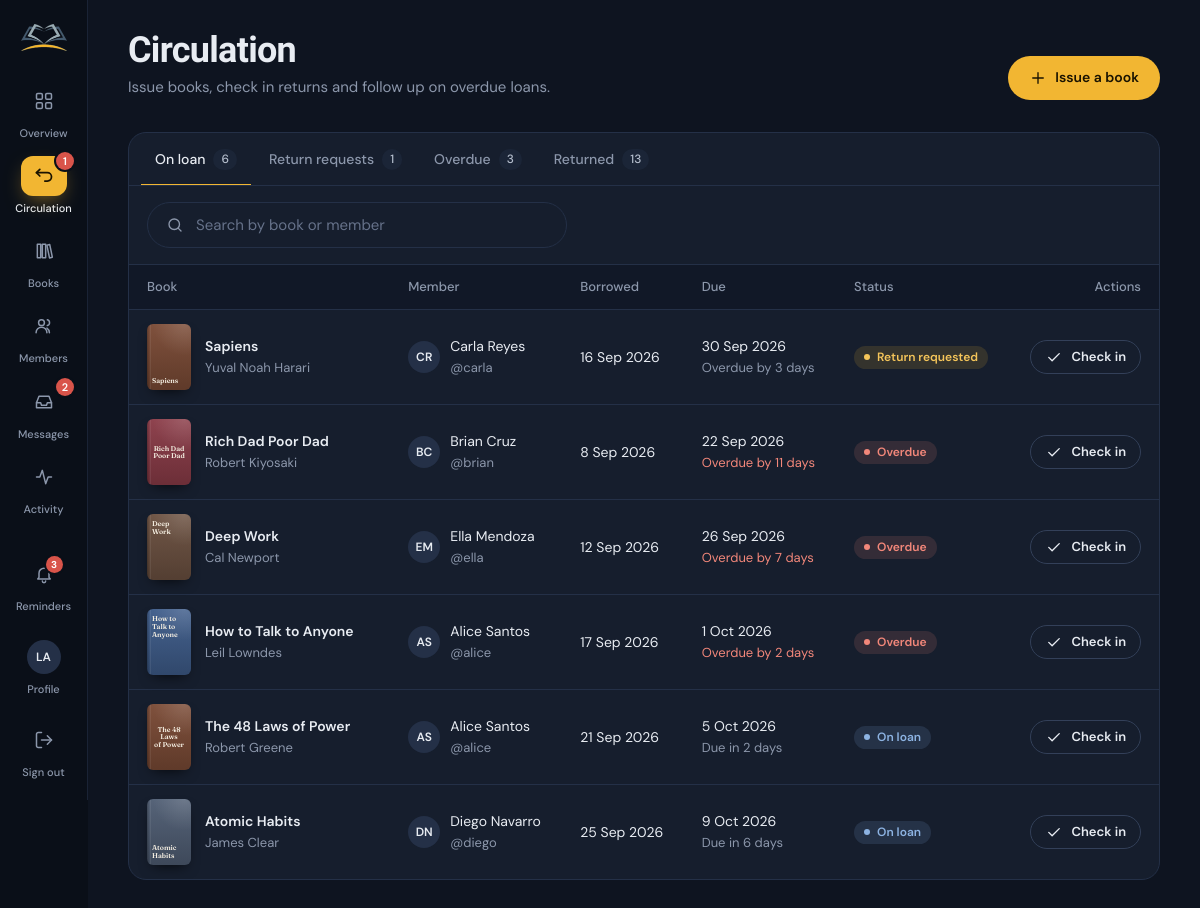
The app's page /admin/loans.php (signed in) with its own data.
### tables this page shows
CREATE TABLE users (
  id            INT UNSIGNED AUTO_INCREMENT PRIMARY KEY,
  name          VARCHAR(120) NOT NULL,
  username      VARCHAR(60)  NOT NULL UNIQUE,
  email         VARCHAR(160) NULL,
  phone         VARCHAR(40)  NULL,
  password_hash VARCHAR(255) NOT NULL,
  role          ENUM('admin','member') NOT NULL DEFAULT 'member',
  is_active     TINYINT(1)   NOT NULL DEFAULT 1,
  last_login_at DATETIME     NULL,
  created_at    DATETIME     NOT NULL DEFAULT CURRENT_TIMESTAMP,
  INDEX idx_users_role (role)
);

CREATE TABLE loans (
  id          INT UNSIGNED AUTO_INCREMENT PRIMARY KEY,
  user_id     INT UNSIGNED NOT NULL,
  book_id     INT UNSIGNED NOT NULL,
  borrowed_at DATE NOT NULL,
  due_at      DATE NOT NULL,
  returned_at DATE NULL,
  renewals    TINYINT UNSIGNED NOT NULL DEFAULT 0,
  status      ENUM('borrowed','return_requested','returned') NOT NULL DEFAULT 'borrowed',
  created_at  DATETIME NOT NULL DEFAULT CURRENT_TIMESTAMP,
  CONSTRAINT fk_loans_user FOREIGN KEY (user_id) REFERENCES users(id) ON DELETE CASCADE,
  CONSTRAINT fk_loans_book FOREIGN KEY (book_id) REFERENCES books(id) ON DELETE CASCADE,
  INDEX idx_loans_status_due (status, due_at),
  INDEX idx_loans_user_status (user_id, status),
  INDEX idx_loans_book_status (book_id, status)
);

CREATE TABLE books (
  id             INT UNSIGNED AUTO_INCREMENT PRIMARY KEY,
  title          VARCHAR(200) NOT NULL,
  author         VARCHAR(160) NOT NULL,
  category       VARCHAR(80)  NULL,
  isbn           VARCHAR(20)  NULL,
  published_year SMALLINT     NULL,
  description    TEXT         NULL,
  cover          VARCHAR(255) NULL,
  pdf            VARCHAR(255) NULL,
  copies         INT UNSIGNED NOT NULL DEFAULT 1,
  created_at     DATETIME     NOT NULL DEFAULT CURRENT_TIMESTAMP,
  INDEX idx_books_title (title),
  INDEX idx_books_author (author),
  INDEX idx_books_category (category)
);

### admin/loans.php (the view, shortened to what the rows shown need)
<?php
require __DIR__ . '/../includes/bootstrap.php';
$user = require_role('admin');
$today = today();
$tabs = [
    'active'   => ['On loan', "l.status IN ('borrowed','return_requested')"],
    'requests' => ['Return requests', "l.status = 'return_requested'"],
    'overdue'  => ['Overdue', "l.status = 'borrowed' AND l.due_at < ?"],
    'history'  => ['Returned', "l.status = 'returned'"],
];
$tab = array_key_exists(input('tab'), $tabs) ? input('tab') : 'active';
$where = [$tabs[$tab][1]];
$params = str_contains($tabs[$tab][1], '?') ? [$today] : [];
$whereSql = 'WHERE ' . implode(' AND ', $where);
$from = 'FROM loans l JOIN books b ON b.id = l.book_id JOIN users u ON u.id = l.user_id';
$p = paginate((int)q_val("SELECT COUNT(*) $from $whereSql", $params), 15);
$order = $tab === 'history' ? 'l.returned_at DESC, l.id DESC' : "(l.status = 'return_requested') DESC, l.due_at ASC";
$loans = q_all("SELECT l.*, b.title, b.author, b.cover, u.name AS member_name, u.username $from $whereSql ORDER BY $order LIMIT {$p['per']} OFFSET {$p['offset']}", $params);
$active = 'loans';
require __DIR__ . '/../includes/partials/header.php';
?>
<header class="page-head">
  <div class="page-head__title">
    <h1>Circulation</h1>
  </div>
</header>
<section class="card card--flush">
  <?php if ($loans): ?>
  <div class="table-wrap">
    <table class="table table--stack">
      <thead><tr><th>Book</th><th>Member</th><th>Borrowed</th><th><?= $tab === 'history' ? 'Returned' : 'Due' ?></th><th>Status</th><th class="num">Actions</th></tr></thead>
      <tbody>
      <?php foreach ($loans as $l): ?>
        <tr>
          <td><a class="cell-book" href="<?= e(url('book.php', ['id' => $l['book_id']])) ?>"><?= cover_html($l, 'cover-sm') ?><span><strong><?= e($l['title']) ?></strong><span class="muted small"><?= e($l['author']) ?></span></span></a></td>
          <td><div class="cell-person"><span class="avatar"><?= e(initials($l['member_name'])) ?></span><span><?= e($l['member_name']) ?><br><span class="small muted">@<?= e($l['username']) ?></span></span></div></td>
          <td class="nowrap"><?= e(fmt_date($l['borrowed_at'])) ?></td>
          <td class="nowrap">
            <?php if ($tab === 'history'): ?><?= e(fmt_date($l['returned_at'])) ?>
              <?php if ($l['returned_at'] > $l['due_at']): ?><br><span class="small" style="color:var(--gold-text)">Late</span><?php endif; ?>
            <?php else: ?><?= e(fmt_date($l['due_at'])) ?><br><span class="small <?= loan_state($l) === 'overdue' ? '' : 'muted' ?>" style="<?= loan_state($l) === 'overdue' ? 'color:var(--red)' : '' ?>"><?= e(due_label($l['due_at'])) ?></span><?php endif; ?>
          </td>
          <td><?= loan_badge($l) ?></td>
          <td>
            <div class="actions">
              <?php if ($l['status'] !== 'returned'): ?>
                <form method="post"><?= csrf_field() ?><input type="hidden" name="action" value="return"><input type="hidden" name="loan_id" value="<?= (int)$l['id'] ?>">
                  <button class="btn btn--outline btn--sm" type="submit"><?= icon('check') ?> Check in</button></form>
              <?php endif; ?>
            </div>
          </td>
        </tr>
      <?php endforeach; ?>
      </tbody>
    </table>
  </div>
  <?php endif; ?>
</section>
<?php require __DIR__ . '/../includes/partials/footer.php'; ?>

### includes/partials/header.php (shortened to what the rows shown need)
<?php
$user = current_user();
$active = $active ?? '';
$isAdmin = $user && $user['role'] === 'admin';
if ($user && !$isAdmin) {
    $navCounts = [
        'loans'    => active_loan_count((int)$user['id']),
        'messages' => unread_replies((int)$user['id']),
    ];
    $nav = [
        ['discover.php', 'discover', 'compass', 'Discover'],
        ['loans.php', 'loans', 'book', 'My loans', $navCounts['loans']],
        ['favorites.php', 'favorites', 'heart', 'Favorites'],
        ['messages.php', 'messages', 'message', 'Messages', $navCounts['messages']],
    ];
} elseif ($isAdmin) {
    $navCounts = [
        'returns'  => (int)q_val("SELECT COUNT(*) FROM loans WHERE status = 'return_requested'"),
        'messages' => chat_unread_conversations(),
    ];
    $nav = [
        ['admin/index.php', 'overview', 'grid', 'Overview'],
        ['admin/loans.php', 'loans', 'swap', 'Circulation', $navCounts['returns']],
        ['admin/books.php', 'books', 'books', 'Books'],
        ['admin/members.php', 'members', 'users', 'Members'],
        ['admin/messages.php', 'messages', 'inbox', 'Messages', $navCounts['messages']],
        ['admin/activity.php', 'activity', 'activity', 'Activity'],
    ];
}
$theme = ($_COOKIE['bt_theme'] ?? '') === 'light' ? 'light' : 'dark';
$reminders = $user ? reminders_for($user) : [];
?><!doctype html>
<html lang="en" data-theme="<?= $theme ?>">
<head>
  <link rel="stylesheet" href="<?= e(asset('css/app.css')) ?>">
</head>
<body class="<?= e($bodyClass ?? '') ?>"<?= $user ? ' data-search-api="' . e(url('api/search.php')) . '"' : '' ?>>
<?php if ($user):
    $home = url(home_for($user));
?>
<div class="app" id="app">
  <aside class="sidebar" id="sidebar" aria-label="Sidebar">
    <a class="brand" href="<?= e($home) ?>" aria-label="BookTrack home">
      <img src="<?= e(asset('img/logo.png')) ?>" alt="" width="46" height="27">
    </a>
    <nav class="nav" aria-label="Main">
      <?php foreach ($nav as $item): ?>
        <a href="<?= e(url($item[0])) ?>" <?= $active === $item[1] ? 'aria-current="page"' : '' ?>>
          <span class="nav__icon"><?= icon($item[2]) ?></span>
          <span class="nav__label"><?= e($item[3]) ?></span>
          <?php if (!empty($item[4])): ?><span class="count" aria-label="<?= (int)$item[4] ?> new"><?= (int)$item[4] ?></span><?php endif; ?>
        </a>
      <?php endforeach; ?>
    </nav>
    <div class="rail-user">
      <button class="rail-bell" type="button" popovertarget="reminders" aria-label="Reminders<?= $reminders ? ', ' . count($reminders) . ' new' : '' ?>">
        <span class="nav__icon"><?= icon('bell') ?><?php if ($reminders): ?><span class="count"><?= count($reminders) > 9 ? '9+' : count($reminders) ?></span><?php endif; ?></span>
        <span class="nav__label">Reminders</span>
      </button>
      <a class="rail-account" href="<?= e(url('profile.php')) ?>" <?= $active === 'profile' ? 'aria-current="page"' : '' ?> title="<?= e($user['name']) ?>">
        <span class="nav__icon"><span class="avatar"><?= e(initials($user['name'])) ?></span></span>
        <span class="nav__label">Profile</span>
      </a>
      <form method="post" action="<?= e(url('logout.php')) ?>">
        <button class="rail-signout" type="submit"><span class="nav__icon"><?= icon('logout') ?></span><span class="nav__label">Sign out</span></button>
      </form>
    </div>
  </aside>
  <div class="shell">
    <main class="main" id="main">
<?php endif; ?>

### includes/helpers.php (shortened to what the rows shown need)
<?php
function e($value): string
{
    return htmlspecialchars((string)($value ?? ''), ENT_QUOTES | ENT_SUBSTITUTE, 'UTF-8');
}
function base_url(): string
{
    static $base = null;
    if ($base !== null) return $base;
    $root   = str_replace('\\', '/', (string)realpath(APP_ROOT));
    $script = str_replace('\\', '/', (string)realpath($_SERVER['SCRIPT_FILENAME'] ?? ''));
    $rel    = ltrim(substr($script, strlen($root)), '/');
    $name   = $_SERVER['SCRIPT_NAME'] ?? '/';
    $base   = ($rel !== '' && str_ends_with($name, $rel)) ? substr($name, 0, -strlen($rel)) : '/';
    return $base ?: '/';
}
function url(string $path = '', array $query = []): string
{
    $u = base_url() . ltrim($path, '/');
    if ($query) $u .= '?' . http_build_query($query);
    return $u;
}
function asset(string $path): string
{
    $file = APP_ROOT . '/assets/' . $path;
    $v = is_file($file) ? filemtime($file) : 1;
    return url('assets/' . $path) . '?v=' . $v;
}
function input(string $key, $default = ''): string
{
    $v = $_POST[$key] ?? $_GET[$key] ?? $default;
    return is_string($v) ? trim($v) : (string)$default;
}
function input_int(string $key, int $default = 0): int
{
    $v = $_POST[$key] ?? $_GET[$key] ?? null;
    return is_numeric($v) ? (int)$v : $default;
}
function today(): string
{
    return date('Y-m-d');
}
function fmt_date(?string $date, string $format = 'j M Y'): string
{
    $ts = strtotime($date);
    return $ts ? date($format, $ts) : '—';
}
function days_until(string $date): int
{
    $a = new DateTimeImmutable(today());
    $b = new DateTimeImmutable(substr($date, 0, 10));
    return (int)$a->diff($b)->format('%r%a');
}
function due_label(string $due): string
{
    $d = days_until($due);
    if ($d < 0)  return 'Overdue by ' . abs($d) . ' day' . (abs($d) === 1 ? '' : 's');
    return 'Due in ' . $d . ' days';
}
function initials(string $name): string
{
    $parts = preg_split('/\s+/', trim($name)) ?: [];
    $out = '';
    foreach (array_slice($parts, 0, 2) as $p) $out .= mb_strtoupper(mb_substr($p, 0, 1));
    return $out ?: '?';
}
function plural(int $n, string $word, ?string $pluralWord = null): string
{
    return $n . ' ' . ($n === 1 ? $word : ($pluralWord ?? $word . 's'));
}
function cover_html(array $book, string $class = 'cover'): string
{
    $title = e($book['title'] ?? '');
    $variant = crc32('v' . ($book['title'] ?? '') . ($book['author'] ?? '')) % 5;
    return '<div class="' . e($class) . ' cover--generated cover--v' . $variant . '" style="--cover-bg:' . cover_color($book) . '" role="img" aria-label="Cover of ' . $title . '">'
        . '<span class="cover__title">' . $title . '</span>'
        . '<span class="cover__author">' . e($book['author'] ?? '') . '</span></div>';
}
function cover_color(array $book): string
{
    $palettes = ['#3E5C8A', '#7A4A35', '#2F6B57', '#8A3B47', '#5B4E8C', '#4F5D73', '#2E6E7E', '#6B5040'];
    return $palettes[crc32((string)($book['title'] ?? '')) % count($palettes)];
}
function icon(string $name, string $class = 'icon'): string
{
    return '<svg class="' . e($class) . '" viewBox="0 0 24 24" aria-hidden="true">' . ($paths[$name] ?? '') . '</svg>';
}
function paginate(int $total, int $perPage = 12): array
{
    $pages = max(1, (int)ceil($total / $perPage));
    $page  = min($pages, max(1, input_int('page', 1)));
    return ['page' => $page, 'pages' => $pages, 'per' => $perPage, 'offset' => ($page - 1) * $perPage, 'total' => $total];
}

### includes/library.php (shortened to what the rows shown need)
<?php
function loan_state(array $loan): string
{
    if ($loan['status'] === 'borrowed' && $loan['due_at'] < today()) return 'overdue';
    return $loan['status'];
}
function loan_badge(array $loan): string
{
    $state = loan_state($loan);
    $labels = [
        'borrowed' => ['On loan', 'badge--info'],
        'overdue' => ['Overdue', 'badge--danger'],
        'return_requested' => ['Return requested', 'badge--warn'],
        'returned' => ['Returned', 'badge--muted'],
    ];
    [$label, $cls] = $labels[$state] ?? [$state, 'badge--muted'];
    return '<span class="badge ' . $cls . '">' . e($label) . '</span>';
}
function reminders_for(array $user): array
{
    $items = [];
    if ($user['role'] === 'admin') {
        $requests = q_all("SELECT l.id, b.title, u.name FROM loans l JOIN books b ON b.id = l.book_id JOIN users u ON u.id = l.user_id
                           WHERE l.status = 'return_requested' ORDER BY l.id DESC LIMIT 5");
        foreach ($requests as $r) {
            $items[] = ['tone' => 'info', 'icon' => 'swap', 'title' => 'Ready to check in',
                'text' => $r['name'] . ' is returning “' . $r['title'] . '”', 'url' => url('admin/loans.php', ['tab' => 'requests'])];
        }
        $overdue = (int)q_val("SELECT COUNT(*) FROM loans WHERE status = 'borrowed' AND due_at < ?", [today()]);
        if ($overdue) $items[] = ['tone' => 'late', 'icon' => 'clock', 'title' => plural($overdue, 'overdue book'),
            'text' => 'Follow up with the members who have them', 'url' => url('admin/loans.php', ['tab' => 'overdue'])];
        $waiting = chat_unread_conversations();
        if ($waiting) $items[] = ['tone' => 'info', 'icon' => 'message', 'title' => plural($waiting, 'member') . ' waiting for a reply',
            'text' => 'Open the inbox to answer', 'url' => url('admin/messages.php')];
        return $items;
    }
    return $items;
}

### records on screen
users: name "LA"
loans: book.title "Sapiens", book.author "Yuval Noah Harari", user.name "CR", user.name "Carla Reyes", user.username "carla", borrowed_at "16 Sep 2026", due_at "30 Sep 2026", due_at "Overdue by 3 days", label "Return requested"
loans: book.title "Rich Dad Poor Dad", book.author "Robert Kiyosaki", user.name "BC", user.name "Brian Cruz", user.username "brian", borrowed_at "8 Sep 2026", due_at "22 Sep 2026", due_at "Overdue by 11 days", label "Overdue"
loans: book.title "Deep Work", book.author "Cal Newport", user.name "EM", user.name "Ella Mendoza", user.username "ella", borrowed_at "12 Sep 2026", due_at "26 Sep 2026", due_at "Overdue by 7 days", label "Overdue"
loans: book.title "How to Talk to Anyone", book.author "Leil Lowndes", user.name "AS", user.name "Alice Santos", user.username "alice", borrowed_at "17 Sep 2026", due_at "1 Oct 2026", due_at "Overdue by 2 days", label "Overdue"
loans: book.title "The 48 Laws of Power", book.author "Robert Greene", user.name "AS", user.name "Alice Santos", user.username "alice", borrowed_at "21 Sep 2026", due_at "5 Oct 2026", due_at "Due in 2 days", label "On loan"
loans: book.title "Atomic Habits", book.author "James Clear", user.name "DN", user.name "Diego Navarro", user.username "diego", borrowed_at "25 Sep 2026", due_at "9 Oct 2026", due_at "Due in 6 days", label "On loan"

### other values on screen
$item[3] "Overview"
$item[3] "Circulation"
$item[4] "1"
$item[3] "Books"
$item[3] "Members"
$item[3] "Messages"
$item[4] "2"
$item[3] "Activity"
count($reminders) "3"
$label "On loan"
$counts[$k] "6"
$label "Return requests"
$counts[$k] "1"
$label "Overdue"
$counts[$k] "3"
